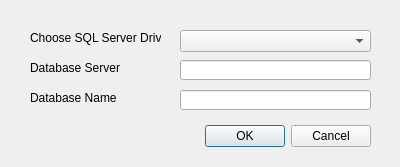
<?xml version="1.0" encoding="UTF-8"?>
<ui version="4.0">
 <class>SiliconSaberDialogBase</class>
 <widget class="QDialog" name="SiliconSaberDialogBase">
  <property name="geometry">
   <rect>
    <x>0</x>
    <y>0</y>
    <width>400</width>
    <height>167</height>
   </rect>
  </property>
  <property name="windowTitle">
   <string>SiliconSaber - Connect to Database</string>
  </property>
  <property name="modal">
   <bool>true</bool>
  </property>
  <widget class="QDialogButtonBox" name="button_box">
   <property name="geometry">
    <rect>
     <x>30</x>
     <y>120</y>
     <width>341</width>
     <height>32</height>
    </rect>
   </property>
   <property name="orientation">
    <enum>Qt::Horizontal</enum>
   </property>
   <property name="standardButtons">
    <set>QDialogButtonBox::Cancel|QDialogButtonBox::Ok</set>
   </property>
  </widget>
  <widget class="QLineEdit" name="dbServer">
   <property name="geometry">
    <rect>
     <x>180</x>
     <y>60</y>
     <width>191</width>
     <height>20</height>
    </rect>
   </property>
   <property name="text">
    <string/>
   </property>
  </widget>
  <widget class="QLabel" name="label_2">
   <property name="geometry">
    <rect>
     <x>30</x>
     <y>60</y>
     <width>121</width>
     <height>16</height>
    </rect>
   </property>
   <property name="text">
    <string>Database Server</string>
   </property>
  </widget>
  <widget class="QLineEdit" name="dbName">
   <property name="geometry">
    <rect>
     <x>180</x>
     <y>90</y>
     <width>191</width>
     <height>20</height>
    </rect>
   </property>
  </widget>
  <widget class="QLabel" name="label_3">
   <property name="geometry">
    <rect>
     <x>30</x>
     <y>90</y>
     <width>121</width>
     <height>16</height>
    </rect>
   </property>
   <property name="text">
    <string>Database Name</string>
   </property>
  </widget>
  <widget class="QLabel" name="label_5">
   <property name="geometry">
    <rect>
     <x>30</x>
     <y>30</y>
     <width>131</width>
     <height>16</height>
    </rect>
   </property>
   <property name="text">
    <string>Choose SQL Server Driver</string>
   </property>
  </widget>
  <widget class="QComboBox" name="driverList">
   <property name="geometry">
    <rect>
     <x>180</x>
     <y>30</y>
     <width>191</width>
     <height>22</height>
    </rect>
   </property>
  </widget>
 </widget>
 <resources/>
 <connections>
  <connection>
   <sender>button_box</sender>
   <signal>accepted()</signal>
   <receiver>SiliconSaberDialogBase</receiver>
   <slot>accept()</slot>
   <hints>
    <hint type="sourcelabel">
     <x>20</x>
     <y>20</y>
    </hint>
    <hint type="destinationlabel">
     <x>20</x>
     <y>20</y>
    </hint>
   </hints>
  </connection>
  <connection>
   <sender>button_box</sender>
   <signal>rejected()</signal>
   <receiver>SiliconSaberDialogBase</receiver>
   <slot>reject()</slot>
   <hints>
    <hint type="sourcelabel">
     <x>20</x>
     <y>20</y>
    </hint>
    <hint type="destinationlabel">
     <x>20</x>
     <y>20</y>
    </hint>
   </hints>
  </connection>
 </connections>
</ui>
